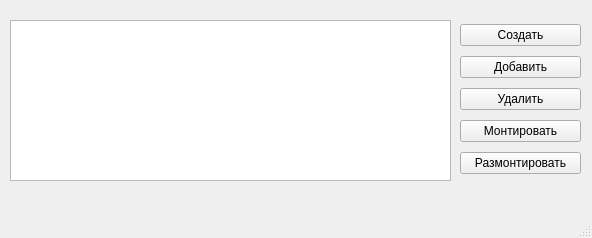
<?xml version="1.0" encoding="UTF-8"?>
<ui version="4.0">
 <class>MainWindow</class>
 <widget class="QMainWindow" name="MainWindow">
  <property name="geometry">
   <rect>
    <x>0</x>
    <y>0</y>
    <width>592</width>
    <height>238</height>
   </rect>
  </property>
  <property name="windowTitle">
   <string>MainWindow</string>
  </property>
  <widget class="QWidget" name="centralwidget">
   <widget class="QStackedWidget" name="stackedWidget">
    <property name="geometry">
     <rect>
      <x>0</x>
      <y>-20</y>
      <width>601</width>
      <height>411</height>
     </rect>
    </property>
    <widget class="QWidget" name="page">
     <widget class="QWidget" name="verticalLayoutWidget">
      <property name="geometry">
       <rect>
        <x>460</x>
        <y>40</y>
        <width>121</width>
        <height>161</height>
       </rect>
      </property>
      <layout class="QVBoxLayout" name="verticalLayout_2">
       <item>
        <widget class="QPushButton" name="CreateNew">
         <property name="text">
          <string>Создать</string>
         </property>
        </widget>
       </item>
       <item>
        <widget class="QPushButton" name="Add">
         <property name="text">
          <string>Добавить</string>
         </property>
        </widget>
       </item>
       <item>
        <widget class="QPushButton" name="Remove">
         <property name="text">
          <string>Удалить</string>
         </property>
        </widget>
       </item>
       <item>
        <widget class="QPushButton" name="Mount">
         <property name="text">
          <string>Монтировать</string>
         </property>
        </widget>
       </item>
       <item>
        <widget class="QPushButton" name="Unmount">
         <property name="text">
          <string>Размонтировать</string>
         </property>
        </widget>
       </item>
      </layout>
     </widget>
     <widget class="QTableWidget" name="tableWidget">
      <property name="geometry">
       <rect>
        <x>10</x>
        <y>40</y>
        <width>441</width>
        <height>161</height>
       </rect>
      </property>
      <property name="editTriggers">
       <set>QAbstractItemView::NoEditTriggers</set>
      </property>
     </widget>
    </widget>
    <widget class="QWidget" name="page_2">
     <widget class="QDialogButtonBox" name="buttonBox">
      <property name="geometry">
       <rect>
        <x>400</x>
        <y>180</y>
        <width>156</width>
        <height>23</height>
       </rect>
      </property>
      <property name="standardButtons">
       <set>QDialogButtonBox::Cancel|QDialogButtonBox::Ok</set>
      </property>
     </widget>
     <widget class="QWidget" name="">
      <property name="geometry">
       <rect>
        <x>20</x>
        <y>50</y>
        <width>471</width>
        <height>129</height>
       </rect>
      </property>
      <layout class="QGridLayout" name="gridLayout">
       <item row="1" column="2">
        <widget class="QToolButton" name="PathButton">
         <property name="text">
          <string>...</string>
         </property>
        </widget>
       </item>
       <item row="2" column="2">
        <widget class="QLabel" name="label_5">
         <property name="text">
          <string>Кб</string>
         </property>
        </widget>
       </item>
       <item row="3" column="0">
        <widget class="QLabel" name="label_4">
         <property name="text">
          <string>Пароль</string>
         </property>
        </widget>
       </item>
       <item row="2" column="0">
        <widget class="QLabel" name="label_3">
         <property name="text">
          <string>Размер</string>
         </property>
        </widget>
       </item>
       <item row="2" column="1">
        <widget class="QLineEdit" name="DiskSize"/>
       </item>
       <item row="0" column="0">
        <widget class="QLabel" name="label">
         <property name="text">
          <string>Буква диска</string>
         </property>
        </widget>
       </item>
       <item row="1" column="1">
        <widget class="QLineEdit" name="Path"/>
       </item>
       <item row="3" column="1">
        <widget class="QLineEdit" name="Password">
         <property name="maxLength">
          <number>16</number>
         </property>
         <property name="echoMode">
          <enum>QLineEdit::Password</enum>
         </property>
        </widget>
       </item>
       <item row="3" column="2">
        <widget class="QLabel" name="label_6">
         <property name="text">
          <string>*До 16 символов</string>
         </property>
        </widget>
       </item>
       <item row="0" column="1">
        <widget class="QLineEdit" name="DiskLetter">
         <property name="maxLength">
          <number>1</number>
         </property>
        </widget>
       </item>
       <item row="1" column="0">
        <widget class="QLabel" name="label_2">
         <property name="text">
          <string>Путь</string>
         </property>
        </widget>
       </item>
      </layout>
     </widget>
    </widget>
   </widget>
  </widget>
  <widget class="QMenuBar" name="menubar">
   <property name="geometry">
    <rect>
     <x>0</x>
     <y>0</y>
     <width>592</width>
     <height>21</height>
    </rect>
   </property>
  </widget>
  <widget class="QStatusBar" name="statusbar"/>
 </widget>
 <resources/>
 <connections/>
</ui>
